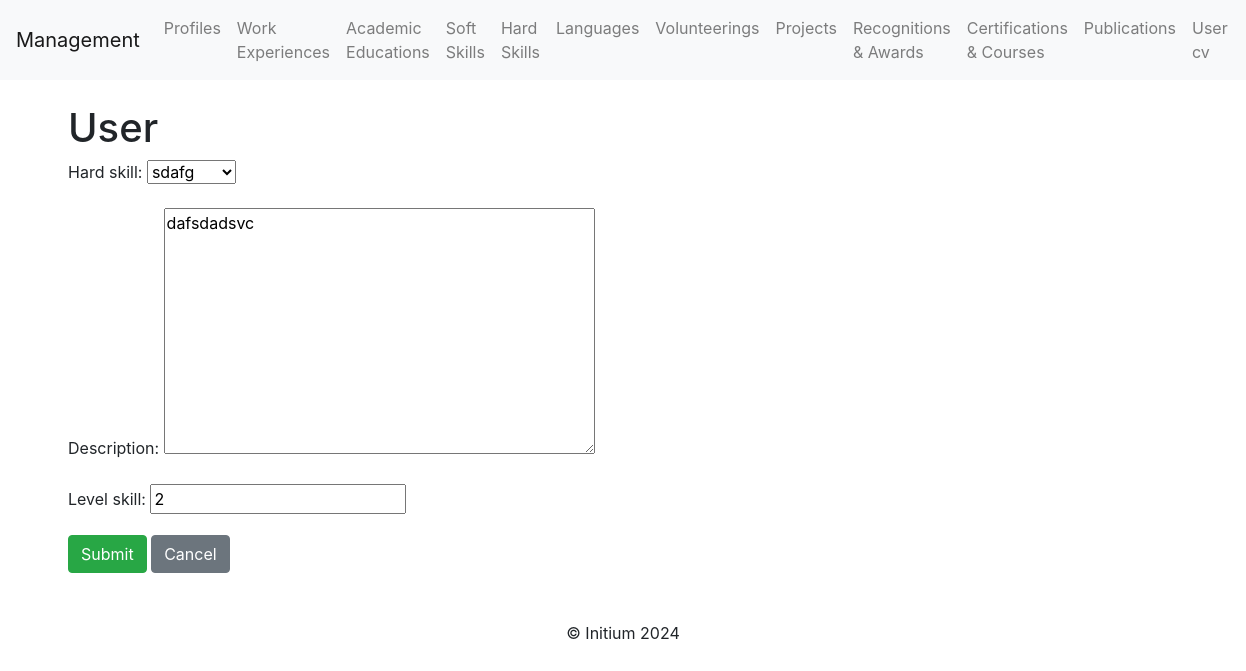
Page /hard_skills/update/1/ on the committed database.
### profile_cv/models.py (models this page shows, shortened)
class HardSkillUser(models.Model):
    hard_skill = models.ForeignKey("HardSkill", on_delete=models.CASCADE)  # Name of the skill
    description = models.TextField(blank=True, null=True)  # Optional description
    level_skill = models.IntegerField(max_length= 5)  # Proficiency level of the skill

### profile_cv/views.py (the view)
# urls.py: path('hard_skills/update/<int:hard_skill_id>/', hardskill_update, name='hard_skill_update'),
def hardskill_update(request, hard_skill_id):
    hardskill = get_object_or_404(HardSkillUser, id=hard_skill_id)
    if request.method == "POST":
        form = HardSkillForm(request.POST, instance=hardskill)
        if form.is_valid():
            form.save()
            return redirect("hard_skill_list")
    else:
        form = HardSkillForm(instance=hardskill)
    return render(request, "hardskill/hardskill_form.html", {"form": form})

### profile_cv/forms.py
class HardSkillForm(forms.ModelForm):
    class Meta:
        model = HardSkillUser
        fields = ["hard_skill", "description", "level_skill"]

### profile_cv/models.py (called while the page is built)
    def __str__(self):
        return self.name_hard_skill

### profile_cv/templates/hardskill/hardskill_form.html (shortened to what this page needs)
{% extends 'base.html' %}
{% block content %}
<h1>{{ view.action }}User</h1>
<form method="post">
    {{ form.as_p }}
    <button class="btn btn-success" type="submit">Submit</button>
    <a class="btn btn-secondary" href="{% url 'hard_skill_list' %}">Cancel</a>
</form>
{% endblock %}

### rows in the picture
HardSkillUser: hard_skill "sdafg", description "dafsdadsvc", level_skill "2"
